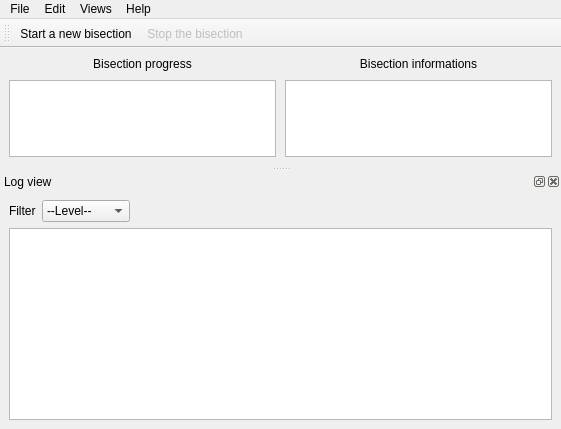
<?xml version="1.0" encoding="UTF-8"?>
<ui version="4.0">
 <class>MainWindow</class>
 <widget class="QMainWindow" name="MainWindow">
  <property name="geometry">
   <rect>
    <x>0</x>
    <y>0</y>
    <width>561</width>
    <height>429</height>
   </rect>
  </property>
  <property name="contextMenuPolicy">
   <enum>Qt::NoContextMenu</enum>
  </property>
  <property name="windowTitle">
   <string>Mozregression-gui</string>
  </property>
  <property name="windowIcon">
   <iconset resource="../../resources.qrc">
    <normaloff>:/app_icon.png</normaloff>:/app_icon.png</iconset>
  </property>
  <widget class="QWidget" name="centralwidget">
   <layout class="QVBoxLayout" name="verticalLayout">
    <property name="spacing">
     <number>6</number>
    </property>
    <property name="margin">
     <number>9</number>
    </property>
    <item>
     <layout class="QGridLayout" name="gridLayout">
      <property name="spacing">
       <number>9</number>
      </property>
      <item row="1" column="1">
       <widget class="BuildInfoTextBrowser" name="build_info_browser">
        <property name="lineWrapMode">
         <enum>QTextEdit::NoWrap</enum>
        </property>
        <property name="openExternalLinks">
         <bool>false</bool>
        </property>
        <property name="openLinks">
         <bool>false</bool>
        </property>
       </widget>
      </item>
      <item row="1" column="0">
       <widget class="ReportView" name="report_view">
        <attribute name="horizontalHeaderVisible">
         <bool>false</bool>
        </attribute>
        <attribute name="horizontalHeaderStretchLastSection">
         <bool>true</bool>
        </attribute>
        <attribute name="verticalHeaderVisible">
         <bool>false</bool>
        </attribute>
       </widget>
      </item>
      <item row="0" column="0">
       <widget class="QLabel" name="label">
        <property name="text">
         <string>Bisection progress</string>
        </property>
        <property name="alignment">
         <set>Qt::AlignCenter</set>
        </property>
       </widget>
      </item>
      <item row="0" column="1">
       <widget class="QLabel" name="label_2">
        <property name="text">
         <string>Bisection informations</string>
        </property>
        <property name="alignment">
         <set>Qt::AlignCenter</set>
        </property>
       </widget>
      </item>
     </layout>
    </item>
   </layout>
  </widget>
  <widget class="QMenuBar" name="menubar">
   <property name="geometry">
    <rect>
     <x>0</x>
     <y>0</y>
     <width>561</width>
     <height>25</height>
    </rect>
   </property>
   <widget class="QMenu" name="menuFile">
    <property name="title">
     <string>File</string>
    </property>
    <addaction name="actionStart_a_new_bisection"/>
    <addaction name="actionStop_the_bisection"/>
    <addaction name="separator"/>
    <addaction name="actionQuit"/>
   </widget>
   <widget class="QMenu" name="menuHelp">
    <property name="title">
     <string>Help</string>
    </property>
    <addaction name="actionAbout"/>
   </widget>
   <widget class="QMenu" name="menuEdit">
    <property name="title">
     <string>Edit</string>
    </property>
    <addaction name="actionGlobal_preferences"/>
   </widget>
   <widget class="QMenu" name="menuViews">
    <property name="title">
     <string>Views</string>
    </property>
    <addaction name="actionToolBar"/>
    <addaction name="actionLogView"/>
   </widget>
   <addaction name="menuFile"/>
   <addaction name="menuEdit"/>
   <addaction name="menuViews"/>
   <addaction name="menuHelp"/>
  </widget>
  <widget class="QToolBar" name="toolBar">
   <property name="contextMenuPolicy">
    <enum>Qt::NoContextMenu</enum>
   </property>
   <property name="windowTitle">
    <string>toolBar</string>
   </property>
   <attribute name="toolBarArea">
    <enum>TopToolBarArea</enum>
   </attribute>
   <attribute name="toolBarBreak">
    <bool>false</bool>
   </attribute>
   <addaction name="actionStart_a_new_bisection"/>
   <addaction name="actionStop_the_bisection"/>
  </widget>
  <widget class="QDockWidget" name="logDockWidget">
   <property name="windowTitle">
    <string>Log view</string>
   </property>
   <attribute name="dockWidgetArea">
    <number>8</number>
   </attribute>
   <widget class="QWidget" name="LogWidget">
    <layout class="QVBoxLayout" name="verticalLayout_3">
     <item>
      <layout class="QGridLayout" name="gridLayout_3">
       <item row="0" column="2">
        <spacer name="horizontalSpacer">
         <property name="orientation">
          <enum>Qt::Horizontal</enum>
         </property>
         <property name="sizeHint" stdset="0">
          <size>
           <width>35</width>
           <height>20</height>
          </size>
         </property>
        </spacer>
       </item>
       <item row="0" column="1">
        <widget class="QComboBox" name="comboBox">
         <item>
          <property name="text">
           <string>--Level--</string>
          </property>
         </item>
         <item>
          <property name="text">
           <string>ERROR</string>
          </property>
         </item>
         <item>
          <property name="text">
           <string>WARNING</string>
          </property>
         </item>
         <item>
          <property name="text">
           <string>INFO</string>
          </property>
         </item>
         <item>
          <property name="text">
           <string>DEBUG</string>
          </property>
         </item>
        </widget>
       </item>
       <item row="0" column="0">
        <widget class="QLabel" name="label_3">
         <property name="text">
          <string>Filter</string>
         </property>
        </widget>
       </item>
       <item row="1" column="0" colspan="3">
        <widget class="LogView" name="log_view">
         <property name="readOnly">
          <bool>true</bool>
         </property>
        </widget>
       </item>
      </layout>
     </item>
    </layout>
   </widget>
  </widget>
  <action name="actionStart_a_new_bisection">
   <property name="checkable">
    <bool>false</bool>
   </property>
   <property name="checked">
    <bool>false</bool>
   </property>
   <property name="icon">
    <iconset resource="../../resources.qrc">
     <normaloff>:/app_icon.png</normaloff>:/app_icon.png</iconset>
   </property>
   <property name="text">
    <string>Start a new bisection</string>
   </property>
   <property name="iconVisibleInMenu">
    <bool>true</bool>
   </property>
  </action>
  <action name="actionQuit">
   <property name="text">
    <string>Quit</string>
   </property>
  </action>
  <action name="actionAbout">
   <property name="text">
    <string>About</string>
   </property>
  </action>
  <action name="actionStop_the_bisection">
   <property name="enabled">
    <bool>false</bool>
   </property>
   <property name="icon">
    <iconset resource="../../resources.qrc">
     <normaloff>:/stop.png</normaloff>:/stop.png</iconset>
   </property>
   <property name="text">
    <string>Stop the bisection</string>
   </property>
   <property name="iconVisibleInMenu">
    <bool>true</bool>
   </property>
  </action>
  <action name="actionGlobal_preferences">
   <property name="text">
    <string>Global preferences</string>
   </property>
  </action>
  <action name="actionToolBar">
   <property name="checkable">
    <bool>true</bool>
   </property>
   <property name="checked">
    <bool>true</bool>
   </property>
   <property name="text">
    <string>Toolbar</string>
   </property>
  </action>
  <action name="actionLogView">
   <property name="checkable">
    <bool>true</bool>
   </property>
   <property name="checked">
    <bool>true</bool>
   </property>
   <property name="text">
    <string>Log view</string>
   </property>
  </action>
 </widget>
 <customwidgets>
  <customwidget>
   <class>ReportView</class>
   <extends>QTableView</extends>
   <header>mozregui.report</header>
  </customwidget>
  <customwidget>
   <class>BuildInfoTextBrowser</class>
   <extends>QTextBrowser</extends>
   <header>mozregui.report</header>
  </customwidget>
  <customwidget>
   <class>LogView</class>
   <extends>QPlainTextEdit</extends>
   <header>mozregui.log_report</header>
  </customwidget>
 </customwidgets>
 <resources>
  <include location="../../resources.qrc"/>
 </resources>
 <connections>
  <connection>
   <sender>actionQuit</sender>
   <signal>triggered()</signal>
   <receiver>MainWindow</receiver>
   <slot>close()</slot>
   <hints>
    <hint type="sourcelabel">
     <x>-1</x>
     <y>-1</y>
    </hint>
    <hint type="destinationlabel">
     <x>399</x>
     <y>299</y>
    </hint>
   </hints>
  </connection>
  <connection>
   <sender>actionStart_a_new_bisection</sender>
   <signal>triggered()</signal>
   <receiver>MainWindow</receiver>
   <slot>start_bisection_wizard()</slot>
   <hints>
    <hint type="sourcelabel">
     <x>-1</x>
     <y>-1</y>
    </hint>
    <hint type="destinationlabel">
     <x>399</x>
     <y>299</y>
    </hint>
   </hints>
  </connection>
  <connection>
   <sender>actionAbout</sender>
   <signal>triggered()</signal>
   <receiver>MainWindow</receiver>
   <slot>show_about()</slot>
   <hints>
    <hint type="sourcelabel">
     <x>-1</x>
     <y>-1</y>
    </hint>
    <hint type="destinationlabel">
     <x>511</x>
     <y>383</y>
    </hint>
   </hints>
  </connection>
  <connection>
   <sender>actionStop_the_bisection</sender>
   <signal>triggered()</signal>
   <receiver>MainWindow</receiver>
   <slot>stop_bisection()</slot>
   <hints>
    <hint type="sourcelabel">
     <x>-1</x>
     <y>-1</y>
    </hint>
    <hint type="destinationlabel">
     <x>511</x>
     <y>383</y>
    </hint>
   </hints>
  </connection>
  <connection>
   <sender>actionGlobal_preferences</sender>
   <signal>triggered()</signal>
   <receiver>MainWindow</receiver>
   <slot>edit_global_prefs()</slot>
   <hints>
    <hint type="sourcelabel">
     <x>-1</x>
     <y>-1</y>
    </hint>
    <hint type="destinationlabel">
     <x>511</x>
     <y>383</y>
    </hint>
   </hints>
  </connection>
  <connection>
   <sender>actionToolBar</sender>
   <signal>toggled(bool)</signal>
   <receiver>toolBar</receiver>
   <slot>setVisible(bool)</slot>
   <hints>
    <hint type="sourcelabel">
     <x>-1</x>
     <y>-1</y>
    </hint>
    <hint type="destinationlabel">
     <x>511</x>
     <y>46</y>
    </hint>
   </hints>
  </connection>
  <connection>
   <sender>actionLogView</sender>
   <signal>toggled(bool)</signal>
   <receiver>logDockWidget</receiver>
   <slot>setVisible(bool)</slot>
   <hints>
    <hint type="sourcelabel">
     <x>-1</x>
     <y>-1</y>
    </hint>
    <hint type="destinationlabel">
     <x>511</x>
     <y>650</y>
    </hint>
   </hints>
  </connection>
  <connection>
   <sender>toolBar</sender>
   <signal>visibilityChanged(bool)</signal>
   <receiver>actionToolBar</receiver>
   <slot>setChecked(bool)</slot>
   <hints>
    <hint type="sourcelabel">
     <x>511</x>
     <y>46</y>
    </hint>
    <hint type="destinationlabel">
     <x>-1</x>
     <y>-1</y>
    </hint>
   </hints>
  </connection>
  <connection>
   <sender>logDockWidget</sender>
   <signal>visibilityChanged(bool)</signal>
   <receiver>actionLogView</receiver>
   <slot>setChecked(bool)</slot>
   <hints>
    <hint type="sourcelabel">
     <x>511</x>
     <y>650</y>
    </hint>
    <hint type="destinationlabel">
     <x>-1</x>
     <y>-1</y>
    </hint>
   </hints>
  </connection>
 </connections>
 <slots>
  <slot>start_bisection_wizard()</slot>
  <slot>show_about()</slot>
  <slot>stop_bisection()</slot>
  <slot>edit_global_prefs()</slot>
 </slots>
</ui>
